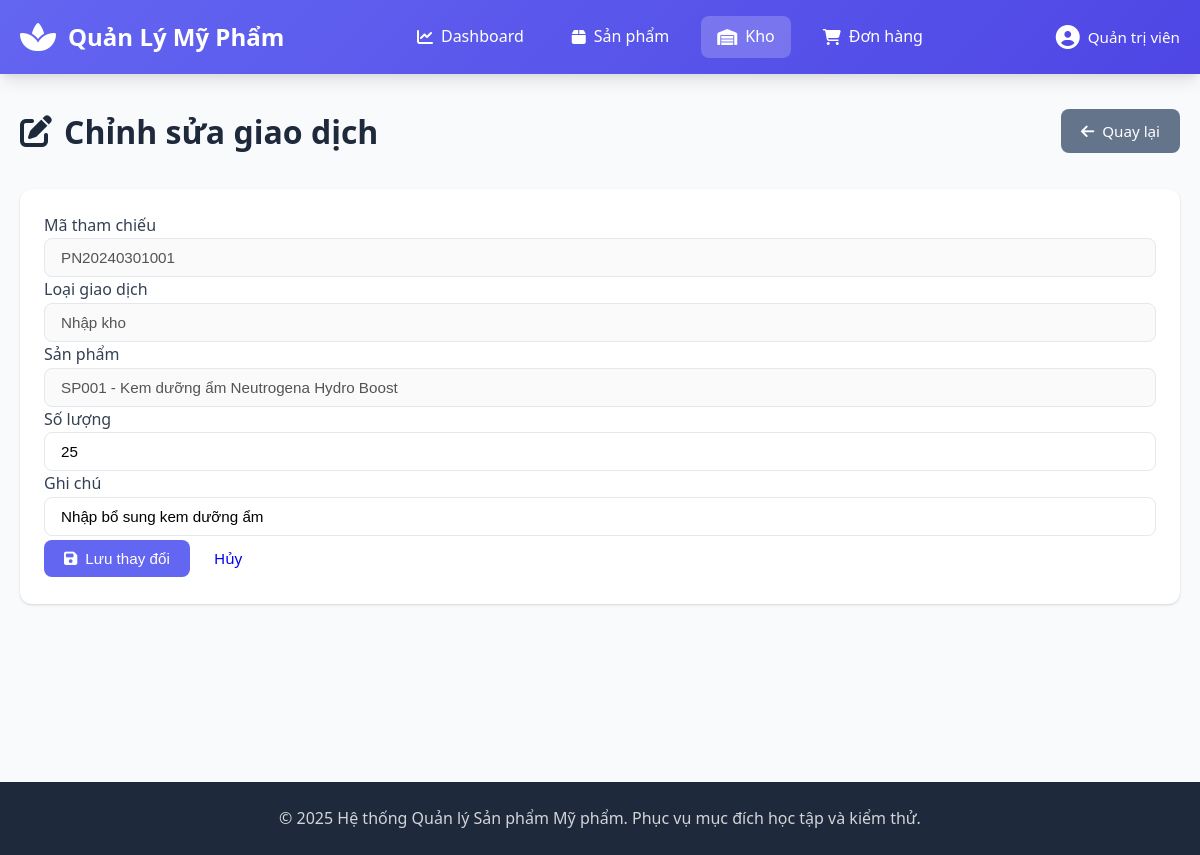
/controllers/InventoryController.php?controller=InventoryController&action=edit&id=1, run on the app's committed database.
### tables this page shows
CREATE TABLE warehouse_history (
    history_id INT AUTO_INCREMENT PRIMARY KEY,
    reference_code VARCHAR(20) NOT NULL COMMENT 'Mã phiếu nhập/xuất',
    action_type ENUM('Import', 'Export', 'Update', 'Cancel') NOT NULL COMMENT 'Loại thao tác',
    product_id INT NOT NULL COMMENT 'Sản phẩm liên quan',
    quantity INT NOT NULL COMMENT 'Số lượng thay đổi',
    old_stock INT COMMENT 'Tồn kho trước khi thay đổi',
    new_stock INT COMMENT 'Tồn kho sau khi thay đổi',
    action_by VARCHAR(50) NOT NULL COMMENT 'Người thực hiện',
    action_at TIMESTAMP DEFAULT CURRENT_TIMESTAMP,
    note TEXT COMMENT 'Ghi chú',
    
    FOREIGN KEY (product_id) REFERENCES products(product_id) ON DELETE RESTRICT
);

CREATE TABLE products (
    product_id INT AUTO_INCREMENT PRIMARY KEY,
    product_code VARCHAR(20) NOT NULL UNIQUE COMMENT 'Mã sản phẩm duy nhất, định dạng SPXX...X',
    product_name VARCHAR(150) NOT NULL COMMENT 'Tên sản phẩm, 5-150 ký tự',
    description VARCHAR(500) COMMENT 'Mô tả sản phẩm, tối đa 500 ký tự',
    price DECIMAL(12,2) NOT NULL COMMENT 'Giá bán, từ 1.000 đến 1.000.000.000 VNĐ',
    stock_quantity INT NOT NULL DEFAULT 0 COMMENT 'Số lượng tồn kho, >= 0',
    category_id INT NOT NULL COMMENT 'Danh mục sản phẩm',
    manufacture_date DATE NOT NULL COMMENT 'Ngày sản xuất',
    expiry_date DATE NOT NULL COMMENT 'Hạn sử dụng, phải sau ngày sản xuất >= 30 ngày',
    status ENUM('Active', 'Disabled', 'Out of stock', 'Expired') DEFAULT 'Active' COMMENT 'Trạng thái sản phẩm',
    main_image VARCHAR(255) COMMENT 'Ảnh chính của sản phẩm',
    created_at TIMESTAMP DEFAULT CURRENT_TIMESTAMP,
    updated_at TIMESTAMP DEFAULT CURRENT_TIMESTAMP ON UPDATE CURRENT_TIMESTAMP,
    created_by VARCHAR(50) COMMENT 'Người tạo',
    updated_by VARCHAR(50) COMMENT 'Người cập nhật cuối',
    
     
    FOREIGN KEY (category_id) REFERENCES categories(category_id) ON DELETE RESTRICT ON UPDATE CASCADE,
    
     
    CONSTRAINT chk_product_code_format CHECK (product_code REGEXP '^SP[A-Z0-9]+$'),
    CONSTRAINT chk_product_name_length CHECK (CHAR_LENGTH(product_name) BETWEEN 5 AND 150),
    CONSTRAINT chk_price_range CHECK (price >= 1000 AND price <= 1000000000),
    CONSTRAINT chk_stock_quantity CHECK (stock_quantity >= 0),
    CONSTRAINT chk_expiry_after_manufacture CHECK (DATEDIFF(expiry_date, manufacture_date) >= 30),
    CONSTRAINT chk_description_length CHECK (description IS NULL OR CHAR_LENGTH(description) <= 500)
);

### config/database.php (called while the page is built, shortened)
<?php
class Database {
    private $host = "localhost";
    private $db_name = "quanlysanpham";
    private $username = "root";
    private $password = "";
    private $charset = "utf8mb4";
    public function getConnection() {
        $this->conn = null;
        try {
            $dsn = "mysql:host=" . $this->host . ";dbname=" . $this->db_name . ";charset=" . $this->charset;
            $options = [
                PDO::ATTR_ERRMODE => PDO::ERRMODE_EXCEPTION,
                PDO::ATTR_DEFAULT_FETCH_MODE => PDO::FETCH_ASSOC,
                PDO::ATTR_EMULATE_PREPARES => false,
                PDO::MYSQL_ATTR_INIT_COMMAND => "SET NAMES utf8mb4"
            ];
            $this->conn = new PDO($dsn, $this->username, $this->password, $options);
        } catch(PDOException $e) {
            error_log("Connection Error: " . $e->getMessage());
            die("Không thể kết nối đến cơ sở dữ liệu. Vui lòng kiểm tra lại cấu hình.");
        }
        return $this->conn;
    }
}

### views/inventory/edit.php (the view, shortened to what this page needs)
<?php
require_once __DIR__ . '/../layouts/header.php';
?>
<div class="page-header">
    <h1><i class="fas fa-edit"></i> Chỉnh sửa giao dịch</h1>
    <div>
        <a href="<?php echo BASE_URL; ?>/controllers/InventoryController.php?action=index" class="btn btn-secondary">
            <i class="fas fa-arrow-left"></i> Quay lại
        </a>
    </div>
</div>
<div class="card">
    <div class="card-body">
        <form method="POST" action="<?php echo BASE_URL; ?>/controllers/InventoryController.php?action=update">
            <div class="row g-3">
                <div class="col-md-4">
                    <label class="form-label">Mã tham chiếu</label>
                    <input type="text" class="form-control" value="<?php echo htmlspecialchars($history['reference_code']); ?>" disabled>
                </div>
                <div class="col-md-4">
                    <label class="form-label">Loại giao dịch</label>
                    <input type="text" class="form-control" value="<?php echo htmlspecialchars($history['action_type'] === 'Import' ? 'Nhập kho' : 'Xuất kho'); ?>" disabled>
                </div>
                <div class="col-md-4">
                    <label class="form-label">Sản phẩm</label>
                    <input type="text" class="form-control" value="<?php echo htmlspecialchars(($history['product_code'] ?? '') . ' - ' . ($history['product_name'] ?? '')); ?>" disabled>
                </div>
                <div class="col-md-4">
                    <label for="quantity" class="form-label">Số lượng</label>
                    <input type="number" min="0" class="form-control" id="quantity" name="quantity" value="<?php echo (int)$history['quantity']; ?>" required>
                </div>
                <div class="col-md-8">
                    <label for="note" class="form-label">Ghi chú</label>
                    <input type="text" class="form-control" id="note" name="note" value="<?php echo htmlspecialchars($history['note'] ?? ''); ?>" placeholder="Ghi chú">
                </div>
            </div>
            <div class="mt-4 d-flex gap-2">
                <button type="submit" class="btn btn-primary">
                    <i class="fas fa-save"></i> Lưu thay đổi
                </button>
                <a class="btn btn-light" href="<?php echo BASE_URL; ?>/controllers/InventoryController.php?action=index">Hủy</a>
            </div>
        </form>
    </div>
</div>
<?php include_once __DIR__ . '/../layouts/footer.php'; ?>

### assets/css/style.css (style rules this page uses)
* { margin: 0; padding: 0; box-sizing: border-box; }
:root { --primary-color: #6366f1; --secondary-color: #64748b; --success-color: #10b981; --danger-color: #ef4444; --warning-color: #f59e0b; --info-color: #3b82f6; --dark-color: #1e293b; --light-color: #f8fafc; --border-color: #e2e8f0; --text-color: #334155; --text-muted: #94a3b8; --shadow: 0 1px 3px 0 rgba(0, 0, 0, 0.1), 0 1px 2px 0 rgba(0, 0, 0, 0.06); --shadow-lg: 0 10px 15px -3px rgba(0, 0, 0, 0.1), 0 4px 6px -2px rgba(0, 0, 0, 0.05); }
body { font-family: 'Segoe UI', Tahoma, Geneva, Verdana, sans-serif; color: var(--text-color); background-color: var(--light-color); line-height: 1.6; }
.page-header { display: flex; justify-content: space-between; align-items: center; margin-bottom: 2rem; flex-wrap: wrap; gap: 1rem; }
.page-header h1 { font-size: 2rem; color: var(--dark-color); display: flex; align-items: center; gap: 0.75rem; }
.btn { display: inline-flex; align-items: center; gap: 0.5rem; padding: 0.625rem 1.25rem; border: none; border-radius: 0.5rem; font-size: 0.95rem; font-weight: 500; cursor: pointer; transition: all 0.3s; text-decoration: none; white-space: nowrap; }
.btn-primary { background-color: var(--primary-color); color: white; }
.btn-secondary { background-color: var(--secondary-color); color: white; }
.card { background: white; border-radius: 0.75rem; box-shadow: var(--shadow); overflow: hidden; margin-bottom: 1.5rem; }
.card-body { padding: 1.5rem; }
.form-control { width: 100%; padding: 0.625rem 1rem; border: 1px solid var(--border-color); border-radius: 0.5rem; font-size: 0.95rem; transition: border-color 0.3s, box-shadow 0.3s; }

### data on the page
warehouse_history: reference_code "PN20240301001", action_type "Nhập kho", product.product_name "SP001 - Kem dưỡng ẩm Neutrogena Hydro Boost", quantity "25", note "Nhập bổ sung kem dưỡng ẩm"

### other printed values
$_SESSION['user']['fullname'] "Quản trị viên"
